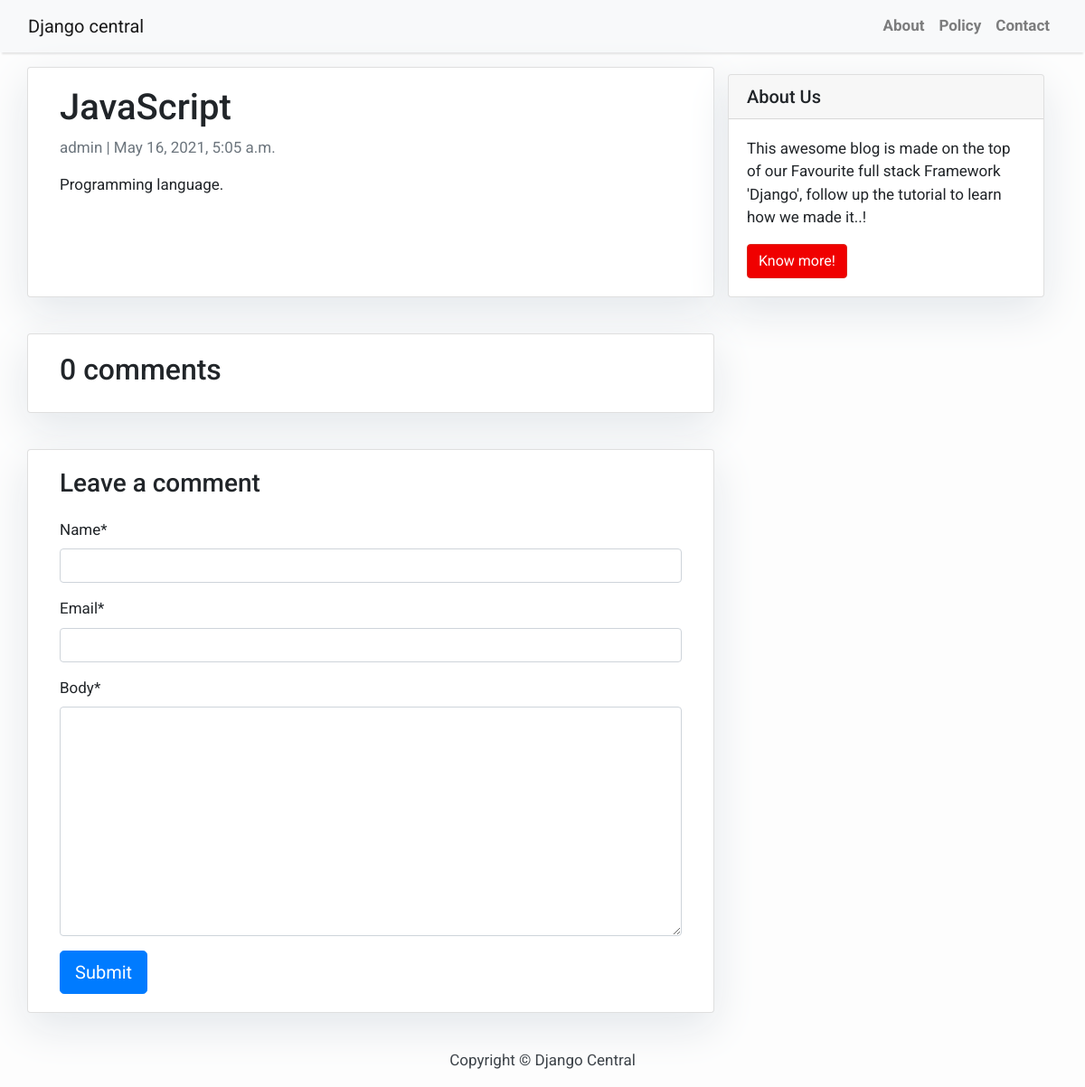
Before: /JS/ with the older database file.
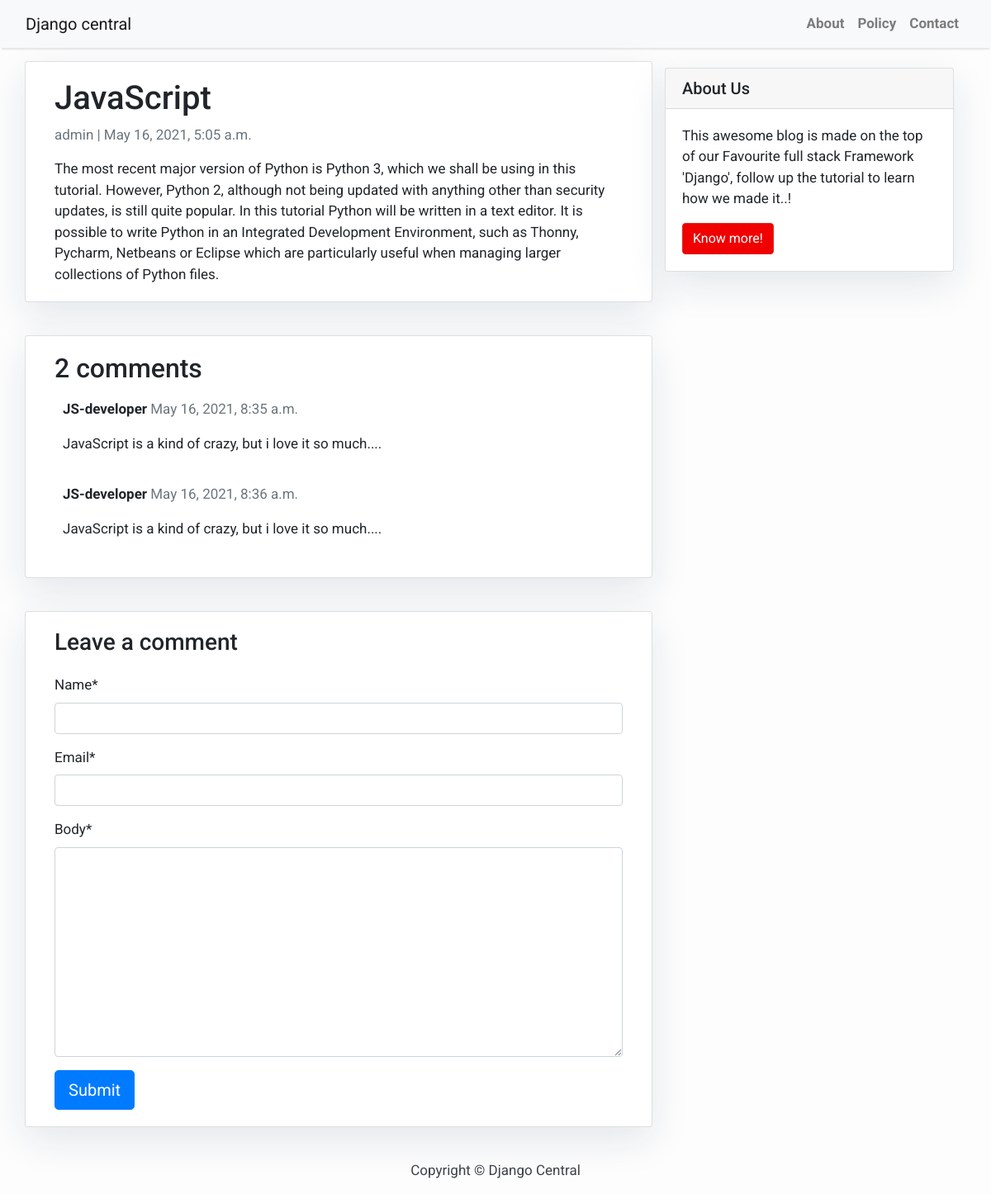
After: the same page with the newer database file.
### blog/models.py (models this page shows, shortened)
class Post(models.Model):
    title = models.CharField(max_length=200, unique=True)
    slug = models.SlugField(max_length=200, unique=True)
    author = models.ForeignKey(User, on_delete= models.CASCADE,related_name='blog_posts')
    updated_on = models.DateTimeField(auto_now= True)
    content = models.TextField()
    created_on = models.DateTimeField(auto_now_add=True)
    status = models.IntegerField(choices=STATUS, default=0)
    class Meta:
        ordering = ['-created_on']

class Comment(models.Model):
    post = models.ForeignKey(Post, on_delete=models.CASCADE, related_name='comments')
    name = models.CharField(max_length=80)
    email = models.EmailField()
    body = models.TextField()
    created_on = models.DateTimeField(auto_now_add=True)
    active = models.BooleanField(default=False)
    class Meta:
        ordering = ['created_on']

### blog/views.py (the view)
# urls.py: path('<slug:slug>/', views.post_detail, name='post_detail'),
def post_detail(request, slug):
    template_name = 'post_detail.html'
    post = get_object_or_404(Post, slug=slug)
    comments = post.comments.filter(active=True)
    new_comment = None
    if request.method == 'POST':
        comment_form = CommentForm(data=request.POST)
        if comment_form.is_valid():
            new_comment = comment_form.save(commit=False)
            new_comment.post = post
            new_comment.save()
    else:
        comment_form = CommentForm()
    return render(request, template_name, {'post': post,
                                           'comments': comments,
                                           'new_comment': new_comment,
                                           'comment_form': comment_form})

### blog/forms.py
class CommentForm(forms.ModelForm):
    class Meta:
        model = Comment
        fields = ('name', 'email', 'body')

### templates/post_detail.html (shortened to what this page needs)
{% extends 'base.html' %}
{% block content %}
<div class="container">
  <div class="row">
    <div class="col-md-8 card mb-4  mt-3 left  top">
      <div class="card-body">
        <h1>{{ post.title }}</h1>
        <p class=" text-muted">{{ post.author }} | {{ post.created_on }}</p>
        <p class="card-text ">{{ post.content | safe }}</p>
      </div>
    </div>
    {% block sidebar %} {% include 'sidebar.html' %} {% endblock sidebar %}
    <div class="col-md-8 card mb-4  mt-3 ">
      <div class="card-body">
        <h2>{{ comments.count }} comments</h2>
        {% for comment in comments %}
        <div class="comments" style="padding: 10px;">
          <p class="font-weight-bold">
            {{ comment.name }}
            <span class=" text-muted font-weight-normal">
              {{ comment.created_on }}
            </span>
          </p>
          {{ comment.body | linebreaks }}
        </div>
        {% endfor %}
      </div>
    </div>
    <div class="col-md-8 card mb-4  mt-3 ">
      <div class="card-body">
        {% if new_comment %}
        <div class="alert alert-success" role="alert">
          Your comment is awaiting moderation
        </div>
        {% else %}
        <h3>Leave a comment</h3>
        {% load crispy_forms_tags %}
        <form method="post" style="margin-top: 1.3em;">
          {{ comment_form | crispy }}
          <button type="submit" class="btn btn-primary  btn-lg">Submit</button>
        </form>
        {% endif %}
      </div>
    </div>
  </div>
</div>
{% endblock content %}

### templates/base.html (shortened to what this page needs)
<!DOCTYPE html>
<html>
    <head>
        <link rel="stylesheet" href="https://maxcdn.bootstrapcdn.com/bootstrap/4.0.0/css/bootstrap.min.css"
 />
    </head>
    <body>
        <nav class="navbar navbar-expand-lg navbar-light bg-light shadow" id="mainNav">
            <div class="container-fluid">
                <a class="navbar-brand" href="{% url 'home' %}">Django central</a>
                <div class="collapse navbar-collapse" id="navbarResponsive">
                    <ul class="navbar-nav ml-auto">
                        <li class="nav-item text-black">
                            <a class="nav-link text-black font-weight-bold" href="#">About</a>
                        </li>
                        <li class="nav-item text-black">
                            <a class="nav-link text-black font-weight-bold" href="#">Policy</a>
                        </li>
                        <li class="nav-item text-black">
                            <a class="nav-link text-black font-weight-bold" href="#">Contact</a>
                        </li>
                    </ul>
                </div>
            </div>
        </nav>
        {% block content %}{% endblock content %}
        <footer class="py-3 bg-grey">
            <p class="m-0 text-dark text-center ">Copyright &copy; Django Central</p>
        </footer>
    </body>
</html>

### templates/sidebar.html (shortened to what this page needs)
{% block sidebar %}
<div class="col-md-4 float-right ">
<div class="card my-4">
        <h5 class="card-header">About Us</h5>
    <div class="card-body">
        <p class="card-text"> This awesome blog is made on the top of our Favourite full stack Framework 'Django', follow up the tutorial to learn how we made it..!</p>
        <a href="https://djangocentral.com/building-a-blog-application-with-django"
           class="btn btn-danger">Know more!</a>
    </div>
</div>
</div>
{% endblock sidebar %}

### templates/base.html (style rules this page uses)
body { font-family: "Roboto", sans-serif; font-size: 17px; background-color: #fdfdfd; }
.shadow { box-shadow: 0 4px 2px -2px rgba(0, 0, 0, 0.1); }
.btn-danger { color: #fff; background-color: #f00000; border-color: #dc281e; }

### templates/sidebar.html (style rules this page uses)
.card { box-shadow: 0 16px 48px #E3E7EB; }

Changed rows visible on the page:
changed Post "JavaScript": content "Programming language." → "The most recent major version of Python is Python 3, which we shall be using in this tutorial. However, Python 2, although not being updated with anything other than security updates, is still quite popular. In this tutorial Python will be written in a text editor. It is possible to write Python in an Integrated Development Environment, such as Thonny, Pycharm, Netbeans or Eclipse which are particularly useful when managing larger collections of Python files."
added Comment: name "JS-developer", created_on "May 16, 2021, 8:35 a.m.", body "JavaScript is a kind of crazy, but i love it so much...."
added Comment: name "JS-developer", created_on "May 16, 2021, 8:36 a.m.", body "JavaScript is a kind of crazy, but i love it so much...."
Other visible differences:
{{ comments.count }}: "0" → "2"
